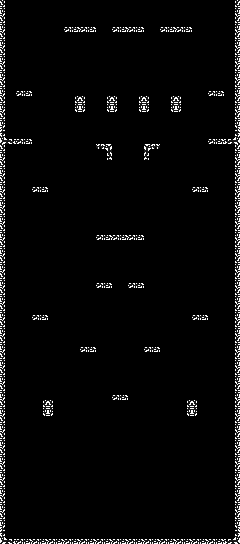

The image is a tile-based game level rendered from a .tmx file. Its description and source (layers, tilesets, objects; grid data summarised) follow:
An orthogonal 15x34 tile map with 16x16 px tiles, 1 tile layer (ground) and 110 objects (54x wall, 28x ceil, 26x ground, player_spawn, next_room).

<map version="1.2" tiledversion="1.2.3" orientation="orthogonal" renderorder="right-down" width="15" height="34" tilewidth="16" tileheight="16" infinite="0" nextlayerid="2" nextobjectid="1">
 <tileset firstgid="1" source="tiles.tsx" />
 <layer id="1" name="ground" width="15" height="34">
  <data>[510 cells, 510 non-empty, 8 distinct tile ids]</data>
 </layer>
 <objectgroup id="4" name="doors" />
 <objectgroup id="2" name="collisions">
  <object id="1" name="wall" x="5.66667" y="0.666667">
   <polyline points="0,0 -0.666667,538.667" />
  </object>
  <object id="2" name="wall" x="234.333" y="-0.333333">
   <polyline points="0,0 0.666667,539.667" />
  </object>
  <object id="4" name="ceil" x="233.333" y="0">
   <polyline points="0,0 -227.333,0" />
  </object>
  <object id="5" name="ground" x="160.667" y="27">
   <polyline points="0,0 31.3333,0" />
  </object>
  <object id="6" name="ceil" x="160" y="31.3333">
   <polyline points="0,0 31.6667,0" />
  </object>
  <object id="7" name="wall" x="181.333" y="95.6667">
   <polyline points="0,0 0.333333,16.6667" />
  </object>
  <object id="8" name="wall" x="191.667" y="27.3333">
   <polyline points="0,0 -0.333333,4" />
  </object>
  <object id="9" name="wall" x="159.667" y="26.6667">
   <polyline points="0,0 0.333333,3.66667" />
  </object>
  <object id="10" name="ground" x="114" y="27.3333">
   <polyline points="0,0 31.3333,0" />
  </object>
  <object id="11" name="ceil" x="113.333" y="31.6666">
   <polyline points="0,0 31.6667,0" />
  </object>
  <object id="12" name="wall" x="145" y="27.6666">
   <polyline points="0,0 -0.333333,4" />
  </object>
  <object id="13" name="wall" x="113" y="27">
   <polyline points="0,0 0.333333,3.66667" />
  </object>
  <object id="14" name="ground" x="65.3333" y="27.3333">
   <polyline points="0,0 31.3333,0" />
  </object>
  <object id="15" name="ceil" x="64.6663" y="31.6666">
   <polyline points="0,0 31.6667,0" />
  </object>
  <object id="16" name="wall" x="96.3333" y="27.6666">
   <polyline points="0,0 -0.333333,4" />
  </object>
  <object id="17" name="wall" x="64.3333" y="27">
   <polyline points="0,0 0.333333,3.66667" />
  </object>
  <object id="18" name="ground" x="208.333" y="139.333">
   <polyline points="0,0 31.3333,0" />
  </object>
  <object id="19" name="ceil" x="207.666" y="143.667">
   <polyline points="0,0 31.6667,0" />
  </object>
  <object id="20" name="wall" x="239.333" y="139.667">
   <polyline points="0,0 -0.333333,4" />
  </object>
  <object id="21" name="wall" x="207.333" y="139">
   <polyline points="0,0 0.333333,3.66667" />
  </object>
  <object id="22" name="ground" x="2.66667" y="139">
   <polyline points="0,0 31.3333,0" />
  </object>
  <object id="23" name="ceil" x="1.99967" y="143.333">
   <polyline points="0,0 31.6667,0" />
  </object>
  <object id="24" name="wall" x="33.6667" y="139.333">
   <polyline points="0,0 -0.333333,4" />
  </object>
  <object id="25" name="wall" x="1.66667" y="138.667">
   <polyline points="0,0 0.333333,3.66667" />
  </object>
  <object id="30" name="wall" x="208.333" y="90.3333">
   <polyline points="0,0 0,4.66667" />
  </object>
  <object id="31" name="wall" x="223.667" y="90.3333">
   <polyline points="0,0 0,5" />
  </object>
  <object id="32" name="wall" x="170.667" y="95.3333">
   <polyline points="0,0 0,16.3333" />
  </object>
  <object id="33" name="ground" x="208.333" y="90.6667">
   <polyline points="0,0 16,-0.333333" />
  </object>
  <object id="34" name="ceil" x="207.667" y="95.6667">
   <polyline points="0,0 16.3333,0" />
  </object>
  <object id="39" name="wall" x="16.9993" y="90.6666">
   <polyline points="0,0 0,4.66667" />
  </object>
  <object id="40" name="wall" x="32.3333" y="90.6666">
   <polyline points="0,0 0,5" />
  </object>
  <object id="41" name="ground" x="16.9993" y="91">
   <polyline points="0,0 16,-0.333333" />
  </object>
  <object id="42" name="ceil" x="16.3333" y="96">
   <polyline points="0,0 16.3333,0" />
  </object>
  <object id="43" name="wall" x="32.666" y="186.667">
   <polyline points="0,0 0,4.66667" />
  </object>
  <object id="44" name="wall" x="48" y="186.667">
   <polyline points="0,0 0,5" />
  </object>
  <object id="45" name="ground" x="32.666" y="187">
   <polyline points="0,0 16,-0.333333" />
  </object>
  <object id="46" name="ceil" x="32" y="192">
   <polyline points="0,0 16.3333,0" />
  </object>
  <object id="47" name="wall" x="192.666" y="187.333">
   <polyline points="0,0 0,4.66667" />
  </object>
  <object id="48" name="wall" x="208" y="187.333">
   <polyline points="0,0 0,5" />
  </object>
  <object id="49" name="ground" x="192.666" y="187.667">
   <polyline points="0,0 16,-0.333333" />
  </object>
  <object id="50" name="ceil" x="192" y="192.667">
   <polyline points="0,0 16.3333,0" />
  </object>
  <object id="51" name="wall" x="193.333" y="314">
   <polyline points="0,0 0,4.66667" />
  </object>
  <object id="52" name="wall" x="208.667" y="314">
   <polyline points="0,0 0,5" />
  </object>
  <object id="53" name="ground" x="193.333" y="314.333">
   <polyline points="0,0 16,-0.333333" />
  </object>
  <object id="54" name="ceil" x="192.667" y="319.333">
   <polyline points="0,0 16.3333,0" />
  </object>
  <object id="55" name="wall" x="129.666" y="283.333">
   <polyline points="0,0 0,4.66667" />
  </object>
  <object id="56" name="wall" x="145" y="283.333">
   <polyline points="0,0 0,5" />
  </object>
  <object id="57" name="ground" x="129.666" y="283.667">
   <polyline points="0,0 16,-0.333333" />
  </object>
  <object id="58" name="ceil" x="129" y="288.667">
   <polyline points="0,0 16.3333,0" />
  </object>
  <object id="59" name="wall" x="96.9993" y="283">
   <polyline points="0,0 0,4.66667" />
  </object>
  <object id="60" name="wall" x="112.333" y="283">
   <polyline points="0,0 0,5" />
  </object>
  <object id="61" name="ground" x="96.9993" y="283.333">
   <polyline points="0,0 16,-0.333333" />
  </object>
  <object id="62" name="ceil" x="96.3333" y="288.333">
   <polyline points="0,0 16.3333,0" />
  </object>
  <object id="63" name="wall" x="145.333" y="346.667">
   <polyline points="0,0 0,4.66667" />
  </object>
  <object id="64" name="wall" x="160.667" y="346.667">
   <polyline points="0,0 0,5" />
  </object>
  <object id="65" name="ground" x="145.333" y="347">
   <polyline points="0,0 16,-0.333333" />
  </object>
  <object id="66" name="ceil" x="144.667" y="352">
   <polyline points="0,0 16.3333,0" />
  </object>
  <object id="71" name="wall" x="80.9993" y="347.334">
   <polyline points="0,0 0,4.66667" />
  </object>
  <object id="72" name="wall" x="96.3333" y="347.334">
   <polyline points="0,0 0,5" />
  </object>
  <object id="73" name="ground" x="80.9993" y="347.667">
   <polyline points="0,0 16,-0.333333" />
  </object>
  <object id="74" name="ceil" x="80.3333" y="352.667">
   <polyline points="0,0 16.3333,0" />
  </object>
  <object id="75" name="wall" x="32.3327" y="315.334">
   <polyline points="0,0 0,4.66667" />
  </object>
  <object id="76" name="wall" x="47.6667" y="315.334">
   <polyline points="0,0 0,5" />
  </object>
  <object id="77" name="ground" x="32.3327" y="315.667">
   <polyline points="0,0 16,-0.333333" />
  </object>
  <object id="78" name="ceil" x="31.6667" y="320.667">
   <polyline points="0,0 16.3333,0" />
  </object>
  <object id="79" name="wall" x="112.666" y="394.667">
   <polyline points="0,0 0,4.66667" />
  </object>
  <object id="80" name="wall" x="128" y="394.667">
   <polyline points="0,0 0,5" />
  </object>
  <object id="81" name="ground" x="112.666" y="395">
   <polyline points="0,0 16,-0.333333" />
  </object>
  </objectgroup>
 <objectgroup id="3" name="spawn">
  <!-- 2 objects omitted --></objectgroup>
</map>
<!-- 42 of 110 objects omitted -->
